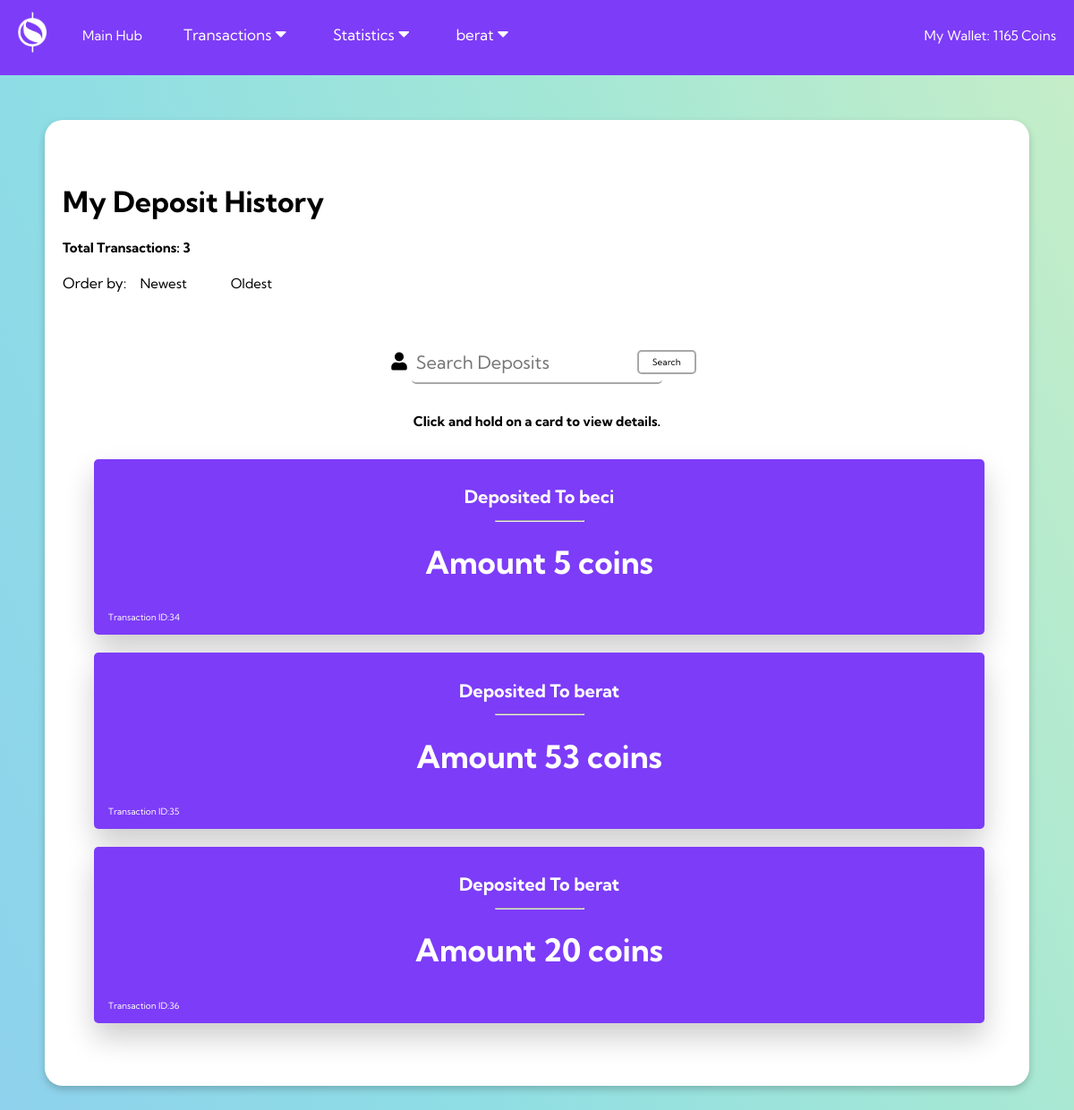
The app's page /Website/Dashboard/Transaction_List_OrderOldest.php (signed in) with its own data.
### tables this page shows
CREATE TABLE `moneydata` (
  `Username` varchar(100) NOT NULL,
  `coins` int(255) DEFAULT NULL,
  `num_transaction` int(255) DEFAULT NULL,
  `Loan_Count` int(255) DEFAULT NULL,
  `LoanAmount` int(150) DEFAULT NULL
);

CREATE TABLE `transactionsdata` (
  `UsersTransaction` int(255) DEFAULT 0,
  `transaction_id` int(100) NOT NULL,
  `FromUser` varchar(100) NOT NULL,
  `ToUser` varchar(100) NOT NULL,
  `Amount` int(255) NOT NULL,
  `Smetka` varchar(255) DEFAULT NULL,
  `Reason` varchar(255) DEFAULT NULL,
  `Date` timestamp(6) NOT NULL DEFAULT current_timestamp(6)
);

### Website/functions.php (called while the page is built, shortened)
<?php
function getcoins($username){
    include "dbinfo.php";
    $sql= "SELECT * FROM `moneydata` WHERE Username = '$username';";
    $rescoins = mysqli_query($connect, $sql);
    $row =mysqli_fetch_assoc($rescoins);
    $coins=$row["coins"];
    $num_transaction=$row["num_transaction"];
    return array($coins, $num_transaction);
}
function CountTransactions($username){
    include "dbinfo.php";
$sql="SELECT `num_transaction` FROM `moneydata` WHERE `Username` ='$username';";
$result=mysqli_query($connect,$sql);
$row=mysqli_fetch_array($result);
$NumTrans=$row["num_transaction"];
return $NumTrans;
}
function GetTransaction($username,$integer){
    include "dbinfo.php";
    $sql="SELECT * FROM `transactionsdata` WHERE `FromUser` = '$username' AND `UsersTransaction` = '$integer';";
    $result=mysqli_query($connect,$sql);
    $row=mysqli_fetch_assoc($result);
    $transactionid=$row["transaction_id"];
    $ToUser=$row["ToUser"];
    $Amount=$row["Amount"];
    $Smetka=$row["Smetka"];
    $Reason=$row["Reason"];
    $Date=$row["Date"];
    return array($transactionid,$ToUser,$Amount,$Smetka,$Reason,$Date);
}
?>

### Website/Dashboard/Transaction_List_OrderOldest.php (the view, shortened to what this page needs)
<?php
include "../functions.php";
$coinres= getcoins($username);
$count=CountTransactions($username);
?>
<!DOCTYPE html>
<html lang="en">
<head>
  <link rel="stylesheet" href="https://use.fontawesome.com/releases/v5.15.1/css/all.css"
>
</head>
<body>
<div class="navbar">
        <ul>
            <li> <img class="logo" src="../img/moneytreelogo_white_00000.png"> </li>
            <li > <a href="main_hub.php">Main Hub</a> </li>
            <li> <div class="dropdown">
    <button class="dropbtn">Transactions
      <i class="fa fa-caret-down"></i>
    </button>
  </div> </li>
  <li> <div class="dropdown">
    <button class="dropbtn">Statistics
      <i class="fa fa-caret-down"></i>
    </button>
  </div> </li>
  <li> <div class="dropdown">
    <button class="dropbtn">
    <?php
  echo "$username";
  ?>
      <i class="fa fa-caret-down"></i>
    </button>
  </div> </li>
            <li class="signup"> <a class="signup" href="LoanCoins.php">My Wallet: <?php echo $coinres[0]; ?> Coins </a> </li>
        </ul>
    </div>
  <div class="Hub">
  <h1>My Deposit History </h1>
  <h2 style="font-size:15px">Total Transactions: <?php echo $count; ?> </h2>
  <p>Order by:<button class="order"><a href="Transaction_List.php">Newest</a></button> <button class="order"><a href="Transaction_List_OrderOldest.php">Oldest</a></button></p>
<br/>
  <form action="./Search_Transaction.php" method="post">
<div class="inp">
          <i class="fas fa-user"></i>
          <input type="text" placeholder="Search Deposits" name="ToUser" required>
          <button type="submit" name="submit">Search</button>
          <br />
        </div>
        </form> <br/>
          <h2 style="font-size:15px; text-align:center">Click and hold on a card to view details. </h2>
  <div class="row">
  <div class="column">
<div class="Newest">
<?php
for ($integer=1; $integer<=$count;$integer++)
{
  $trans=GetTransaction($username,$integer);
  echo ' <br/>
  <div class="card">
    <h1 style="color: white; font-size: 20px;">Deposited To '.$trans[1].' </h1>
    <hr/>
    <h1 style="color: white; font-size: 35px;">Amount '.$trans[2].' coins </h1>
    <h3 style="color: white; font-size: 15px; ">Bill:'.$trans[3].'</h3>
    <h3 style="color: white; font-size: 15px; ">Reason:'.$trans[4].'</h3>
    <h3 style="color: white; font-size: 15px; ">Date:'.$trans[5].'</h3>
   <p style="color: white; font-size: 10px; float: left;">Transaction ID:'.$trans[0].'</p>
  <br/>
  </div>
  ';
}
?>
</div>
</div>
</div>
</div>
</body>
</html>

### Website/Dashboard/Transaction_List_OrderOldest.php (style rules this page uses)
* { font-family: 'Kumbh Sans', sans-serif; }
body { height: 100%; overflow-x: hidden; margin: 0; background-image: linear-gradient(to right top, #a2beeb, #8ecfee, #8edde5, #a4e7d5, #c7eec7); background-repeat: no-repeat; height: 100%; height: 3000px; }
ul { list-style-type: none; margin: 0; padding: 0; overflow: hidden; background-color: #7D3CF8; border-bottom: solid #7D3CF8 5px; }
.navbar { position: sticky; top: 0; z-index: 1; }
li { margin: 10px; float: left; color:white: }
li a { display: block; color: white; text-align: center; padding: 20px 10px; text-decoration: none; }
.logo { width: 52px; animation: rotation 5s infinite linear; }
.signup { float: right; }
h1 { color:white: font-weight: 400; }
.signup { transition: 1s; border: 0px solid #7D3CF8; border-radius: 50px; background-color: #7D3CF8; color: white; }
* { box-sizing: border-box; }
body { font-family: Arial, Helvetica, sans-serif; }
.column { display: flex; justify-content: center; width: 25%; padding: 0 10px; }
.row { text-align: center; margin: 0 -5px; }
.row:after { content: ""; display: table; clear: both; }
@media screen and (max-width: 10000px) { .column { width: 100%; display: block; margin-bottom: 20px; } }
@media screen and (max-width: 10000px) { .card { margin-left: 0px; margin-right: 25px; } }
.card { margin-left: 30px; text-align: center; box-shadow: 0 4px 8px 0 rgba(0, 0, 0, 0.2); padding: 16px; height: 100%; border-radius:5px; text-align: center; background-color: #f1f1f1; background-color: #7D3CF8; box-shadow: 0 16px 32px 0 rgba(0,0,0,0.2); }
.dropdown { float: left; overflow: hidden; }
.dropdown .dropbtn { font-size: 17px; border: none; outline: none; color:white; padding: 18px 16px; background-color: inherit; font-family: inherit; margin: 0; }
.Hub { margin:50px; background-color: #FFFFFF; padding:50px 20px 50px 20px; box-shadow: 0 4px 8px 0 rgba(0,0,0,0.2); border-radius:20px; }
a { text-decoration: none; color:black; font-size: 15px; }
.order { text-decoration: none; border:none; background-color: transparent; }
input { border: none; padding: 10px; font-size: 20px; outline: 0; width: auto; z-index: 1; background-color: transparent; }
i { font-size: 20px; }
.inp { z-index: 2; width: 35vh; padding-left: 30px; border: 2px solid rgb(168, 168, 168); border-top:0px; border-right:0px; border-left:0px; border-radius: 5px; margin-top: 15px; transition: 0.3s; }
hr { width: 100px; }
.inp { display: flex; align-items: center; justify-content: center; margin-left: auto; margin-right: auto; background-color: white; }
button { border: 2px solid rgb(168, 168, 168); background-color: white; border-radius: 5px; font-size: 10px; margin-right:15px; padding-bottom: 5px; padding-top: 5px; padding-left: 15px; padding-right: 15px; transition: 0.5s; color: black; }

### records on screen
moneydata: coins "1165", num_transaction "3"
transactionsdata: ToUser "beci", Amount "5", transaction_id "34"
transactionsdata: trans "berat", Amount "53", transaction_id "35"
transactionsdata: trans "berat", Amount "20", transaction_id "36"

### other values on screen
$username "berat"
